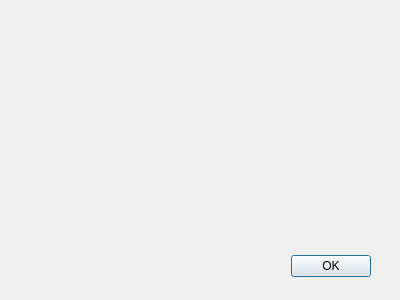
<?xml version="1.0" encoding="UTF-8"?>
<ui version="4.0">
 <class>aboutView</class>
 <widget class="QDialog" name="aboutView">
  <property name="geometry">
   <rect>
    <x>0</x>
    <y>0</y>
    <width>400</width>
    <height>300</height>
   </rect>
  </property>
  <property name="windowTitle">
   <string>About OpenFTP</string>
  </property>
  <widget class="QWidget" name="layoutWidget">
   <property name="geometry">
    <rect>
     <x>20</x>
     <y>250</y>
     <width>351</width>
     <height>33</height>
    </rect>
   </property>
   <layout class="QHBoxLayout">
    <property name="spacing">
     <number>6</number>
    </property>
    <property name="leftMargin">
     <number>0</number>
    </property>
    <property name="topMargin">
     <number>0</number>
    </property>
    <property name="rightMargin">
     <number>0</number>
    </property>
    <property name="bottomMargin">
     <number>0</number>
    </property>
    <item>
     <spacer>
      <property name="orientation">
       <enum>Qt::Horizontal</enum>
      </property>
      <property name="sizeHint" stdset="0">
       <size>
        <width>131</width>
        <height>31</height>
       </size>
      </property>
     </spacer>
    </item>
    <item>
     <widget class="QPushButton" name="okButton">
      <property name="text">
       <string>OK</string>
      </property>
     </widget>
    </item>
   </layout>
  </widget>
 </widget>
 <resources/>
 <connections>
  <connection>
   <sender>okButton</sender>
   <signal>clicked()</signal>
   <receiver>aboutView</receiver>
   <slot>accept()</slot>
   <hints>
    <hint type="sourcelabel">
     <x>278</x>
     <y>253</y>
    </hint>
    <hint type="destinationlabel">
     <x>96</x>
     <y>254</y>
    </hint>
   </hints>
  </connection>
 </connections>
</ui>
